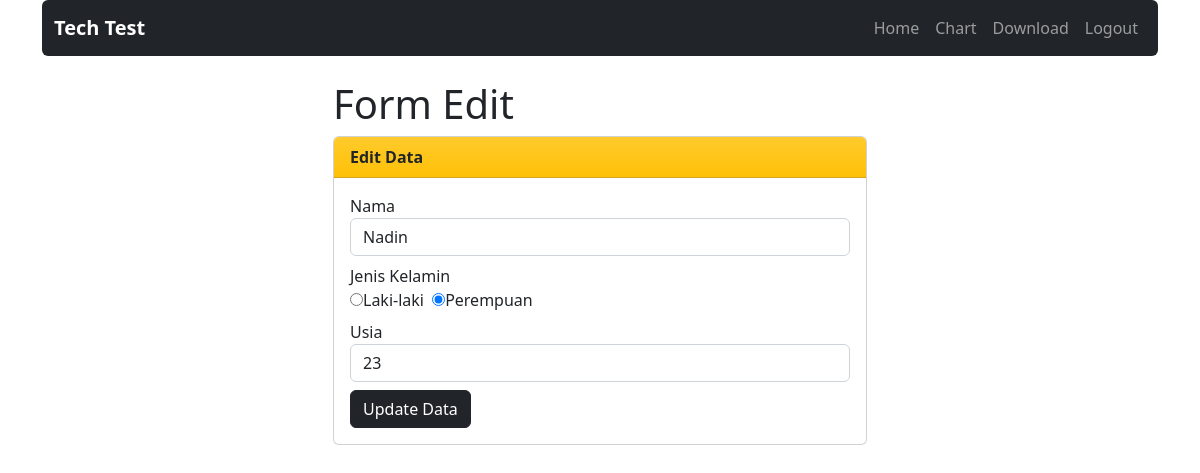
The page /dashboard/edit.php?id=15 (signed in) on the database its author committed.
### tables this page shows
CREATE TABLE `datateman` (
  `id` int(10) NOT NULL,
  `userId` int(10) NOT NULL,
  `nama` varchar(255) NOT NULL,
  `jenisKelamin` enum('Laki-laki','Perempuan') NOT NULL,
  `usia` int(10) NOT NULL
);

### dashboard/edit.php (the view, shortened to what this page needs)
<!DOCTYPE html>
<html lang="en">
<head>
    <link rel="stylesheet" type="text/css" href="../assets/css/bootstrap.min.css">
</head>
<body>
    <div class="container">
        <nav class="navbar navbar-expand-lg navbar-dark bg-dark rounded">
            <div class="container-fluid">
                <a class="navbar-brand fw-bolder" href="#">Tech Test</a>
                <div class="navbar-nav">
                    <a class="nav-link" href="index.php">Home</a>
                    <a class="nav-link" href="chart.php">Chart</a>
                    <a class="nav-link" href="download.php">Download</a>
                    <a class="nav-link" href="logout.php">Logout</a>
                </div>
            </div>
        </nav>
        <div class="container col-md-6 mt-4">
            <h1>Form Edit</h1>
            <div class="card">
                <div class="card-header bg-warning bg-gradient fw-semibold">
                    Edit Data
                </div>
                <div class="card-body">
                    <?php
		include('../config.php');
		$id = $_GET['id'];
		$data = mysqli_query($koneksi, "select * from datateman where id = '$id'");
		$row = mysqli_fetch_assoc($data);
		?>
                    <form action="" method="post" role="form">
                        <div class="form-group mb-2">
                            <label>Nama</label>
                            <input type="text" name="nama" class="form-control" value="<?= $row['nama']; ?>" required>
                        </div>
                        <div class="form-group mb-2">
                            <label>Jenis Kelamin</label><br>
                            <input type="radio" name="jenisKelamin" value="Laki-laki"
                                <?php if($row['jenisKelamin']=='Laki-laki') echo 'checked'?> required>Laki-laki
                            <input type="radio" class="ms-1" name="jenisKelamin" value="Perempuan"
                                <?php if($row['jenisKelamin']=='Perempuan') echo 'checked'?> required>Perempuan<br>
                        </div>
                        <div class="form-group mb-2">
                            <label>Usia</label>
                            <input type="number" class="form-control" name="usia" value="<?= $row['usia']; ?>"
                                required>
                        </div>
                        <button type="submit" class="btn btn-dark" name="submit" value="simpan">Update Data</button>
                    </form>
                </div>
            </div>
        </div>
    </div>
</body>
</html>

### rows shown on the page
datateman: nama "Nadin", jenisKelamin "☑", usia "23"
